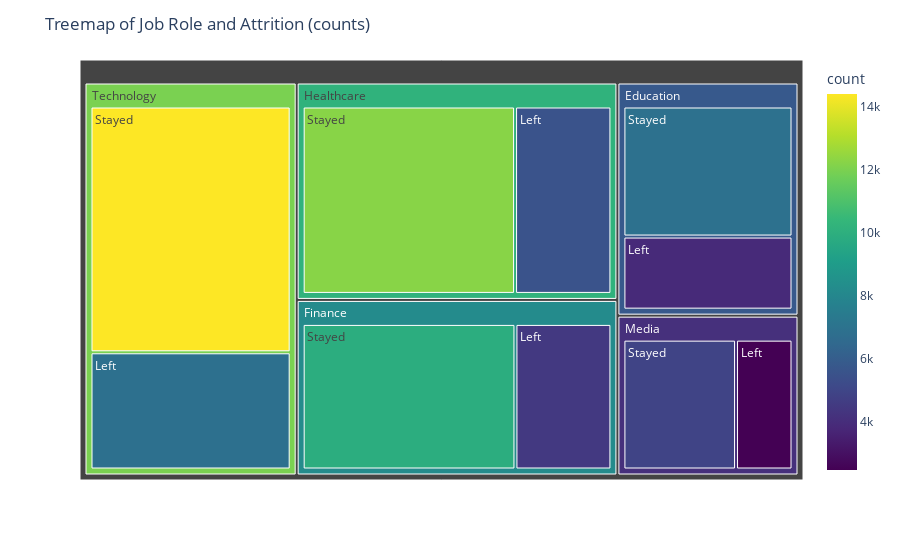

The notebook cell saved with this chart:
### Markdown cell above
#### Employees with long tenure but low income show higher attrition risk.
**Insight — Monthly Income vs Years at Company (colored by Attrition)**:
- The scatter plot reveals whether tenure correlates with pay progression and whether employees who leave cluster in particular parts of the tenure-income space.
- A flat or downward trend in income with tenure for leavers would indicate pay progression issues.
Actionable: Review promotion/raise cadence for cohorts with low income growth and high attrition.

### Code cell
# 5) Plotly Treemap: Job Role -> Attrition counts (interactive)
df_counts = analysis_df.groupby(['job_role','attrition']).size().reset_index(name='count')
try:
    fig = px.treemap(df_counts, path=['job_role','attrition'], values='count', color='count', color_continuous_scale='Viridis')
    fig.update_layout(title='Treemap of Job Role and Attrition (counts)')
    fig.show()
except Exception as e:
    print('Plotly display failed in this environment — create the figure object and display in an interactive notebook.', e)

### Figure 1 — Plotly figure (JSON) as saved in the notebook; plotly's stock layout.template omitted (floating-point values rounded to 4 significant figures)
{"data": [{"branchvalues": "total", "customdata": [[3875], [4465], [5550], [2465], [6867], [6894], [9899], [12235], [4918], [14401], [5808.0], [8210.0], [10150.0], [4099.0], [11970.0]], "domain": {"x": [0, 1], "y": [0, 1]}, "hovertemplate": "labels=%{label}<br>count_sum=%{value}<br>parent=%{parent}<br>id=%{id}<br>count=%{color}<extra></extra>", "ids": ["Education/Left", "Finance/Left", "Healthcare/Left", "Media/Left", "Technology/Left", "Education/Stayed", "Finance/Stayed", "Healthcare/Stayed", "Media/Stayed", "Technology/Stayed", "Education", "Finance", "Healthcare", "Media", "Technology"], "labels": ["Left", "Left", "Left", "Left", "Left", "Stayed", "Stayed", "Stayed", "Stayed", "Stayed", "Education", "Finance", "Healthcare", "Media", "Technology"], "marker": {"coloraxis": "coloraxis", "colors": [3875, 4465, 5550, 2465, 6867, 6894, 9899, 12235, 4918, 14401, 5808.0, 8210.0, 10150.0, 4099.0, 11970.0]}, "name": "", "parents": ["Education", "Finance", "Healthcare", "Media", "Technology", "Education", "Finance", "Healthcare", "Media", "Technology", "", "", "", "", ""], "type": "treemap", "values": [3875, 4465, 5550, 2465, 6867, 6894, 9899, 12235, 4918, 14401, 10769, 14364, 17785, 7383, 21268]}], "layout": {"coloraxis": {"colorbar": {"title": {"text": "count"}}, "colorscale": [[0, "#440154"], [0.1111, "#482878"], [0.2222, "#3e4989"], [0.3333, "#31688e"], [0.4444, "#26828e"], [0.5556, "#1f9e89"], [0.6667, "#35b779"], [0.7778, "#6ece58"], [0.8889, "#b5de2b"], [1, "#fde725"]]}, "legend": {"tracegroupgap": 0}, "margin": {"t": 60}, "title": {"text": "Treemap of Job Role and Attrition (counts)"}}}
